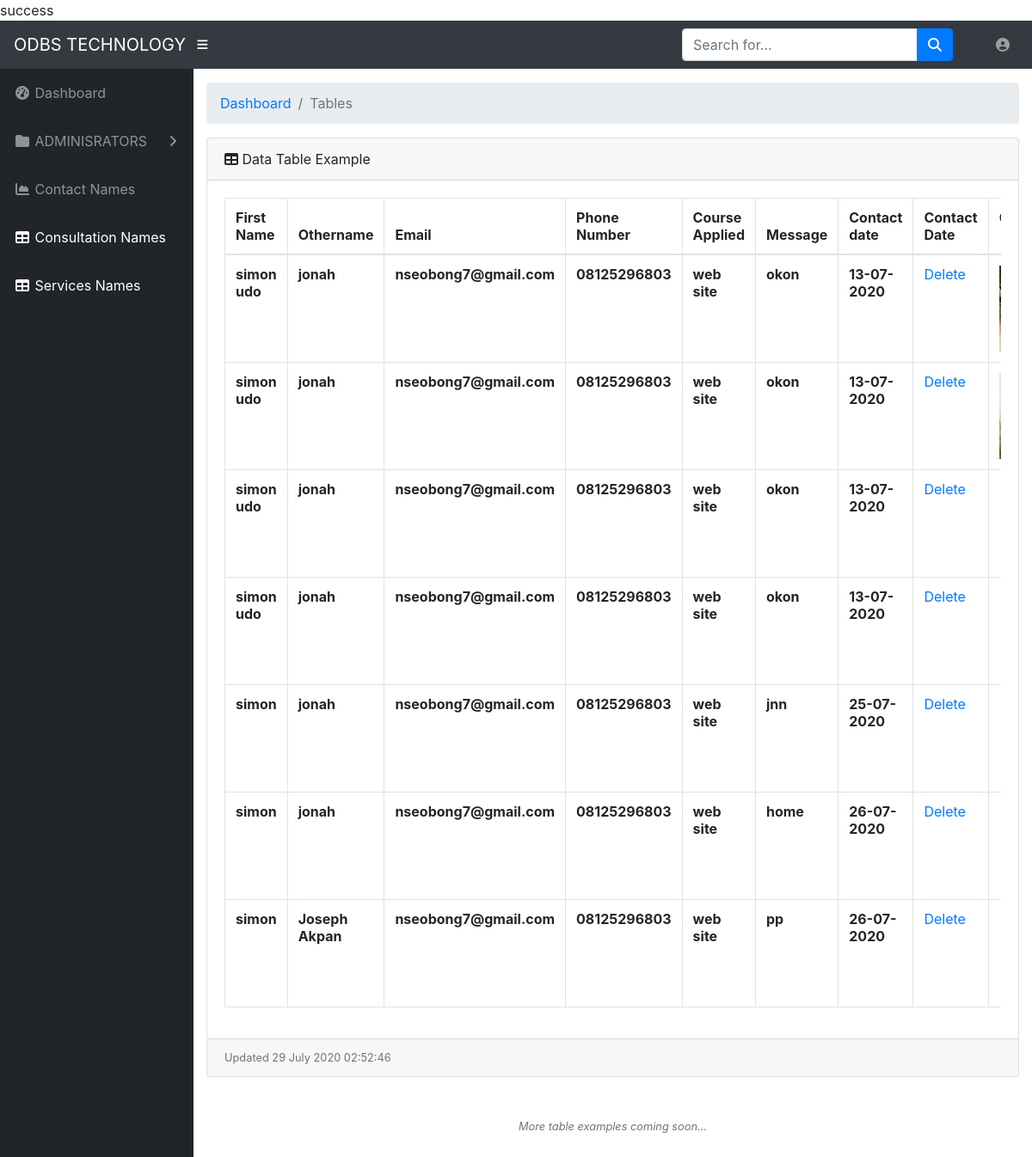
The app's page /odbsadmin/studentservices (signed in) with its own data.
### tables this page shows
CREATE TABLE `student` (
  `id` int(11) NOT NULL,
  `firstname` varchar(255) NOT NULL,
  `othername` varchar(255) NOT NULL,
  `email` varchar(255) NOT NULL,
  `phone` varchar(255) NOT NULL,
  `course_name` varchar(255) NOT NULL,
  `message` text NOT NULL,
  `studentusername` varchar(255) NOT NULL,
  `studentpassword` varchar(255) NOT NULL,
  `images` text NOT NULL,
  `date` date NOT NULL DEFAULT current_timestamp()
);

### odbsadmin/views/studentservices.php (the view, shortened to what this page needs)
<?php require_once 'common/header.php'; ?>
<body id="page-top">
  <nav class="navbar navbar-expand navbar-dark bg-dark static-top">
    <a class="navbar-brand mr-1" href="dashboard">ODBS TECHNOLOGY</a>
    <button class="btn btn-link btn-sm text-white order-1 order-sm-0" id="sidebarToggle" href="#">
      <i class="fas fa-bars"></i>
    </button>
    <form class="d-none d-md-inline-block form-inline ml-auto mr-0 mr-md-3 my-2 my-md-0">
      <div class="input-group">
        <input type="text" class="form-control" placeholder="Search for..." aria-label="Search" aria-describedby="basic-addon2">
        <div class="input-group-append">
          <button class="btn btn-primary" type="button">
            <i class="fas fa-search"></i>
          </button>
        </div>
      </div>
    </form>
    <ul class="navbar-nav ml-auto ml-md-0">
      <li class="nav-item dropdown no-arrow mx-1">
        <a class="nav-link dropdown-toggle" href="#" id="alertsDropdown" role="button" data-toggle="dropdown" aria-haspopup="true" aria-expanded="false"></a>
      </li>
      <li class="nav-item dropdown no-arrow">
        <a class="nav-link dropdown-toggle" href="#" id="userDropdown" role="button" data-toggle="dropdown" aria-haspopup="true" aria-expanded="false">
          <i class="fas fa-user-circle fa-fw"></i>
        </a>
      </li>
    </ul>
  </nav>
  <div id="wrapper">
    <ul class="sidebar navbar-nav">
      <li class="nav-item">
        <a class="nav-link" href="<?php echo HOME; ?>dashboard">
          <i class="fas fa-fw fa-tachometer-alt"></i>
          <span>Dashboard</span>
        </a>
      </li>
        <li class="nav-item dropdown">
        <a class="nav-link dropdown-toggle" href="#" id="pagesDropdown" role="button" data-toggle="dropdown" aria-haspopup="true" aria-expanded="false">
          <i class="fas fa-fw fa-folder"></i>
          <span>ADMINISRATORS</span>
        </a>
      </li>
      <li class="nav-item">
        <a class="nav-link" href="<?php echo HOME; ?>contact">
          <i class="fas fa-fw fa-chart-area"></i>
          <span>Contact Names</span></a>
      </li>
      <li class="nav-item active">
        <a class="nav-link" href="<?php echo HOME; ?>consultation">
          <i class="fas fa-fw fa-table"></i>
          <span>Consultation Names</span></a>
      </li>
      <li class="nav-item active">
        <a class="nav-link" href="<?php echo HOME; ?>sevices_tables">
          <i class="fas fa-fw fa-table"></i>
          <span>Services Names</span></a>
      </li>
    </ul>
    <div id="content-wrapper">
      <div class="container-fluid">
        <ol class="breadcrumb">
          <li class="breadcrumb-item">
            <a href="#">Dashboard</a>
          </li>
          <li class="breadcrumb-item active">Tables</li>
        </ol>
        <div class="card mb-3">
          <div class="card-header">
            <i class="fas fa-table"></i>
            Data Table Example</div>
          <div class="card-body">
            <div class="table-responsive">
              <table class="table table-bordered" id="dmataTable" width="100%" cellspacing="0">
                <thead>
                  <tr>
                    <th>First Name</th>
                    <th>Othername</th>
                    <th>Email</th>
                    <th>Phone Number</th>
                    <th>Course Applied</th>
                    <th>Message</th>
                    <th>Contact date</th>
                    <th>Contact Date</th>
                    <td>Certificate</td>
                  </tr>
                </thead>
                <tbody>
                  <?php
                  if (count($students) > 0) {
                  foreach ($students as $student) {
                    $id = $student['id'];
                    $firstname = $student['firstname'];
                     $othername = $student['othername'];
                    $email = $student['email'];
                    $phone = $student['phone'];
                     $course_name = $student['course_name'];
                    $message = $student['message'];
                    $images = $student['images'];
                    $date = date('d-m-Y', strtotime($student['date']));
                    echo "<tr>";
                    echo"<th>$firstname</th>";
                    echo"<th>$othername</th>";
                    echo"<th>$email</th>";
                    echo"<th>$phone</th>";
                    echo"<th>$course_name</th>";
                    echo"<th>$message</th>";
                    echo"<th>$date</th>";
                    echo " <td><a href='delete_student?id={$id}'>Delete</a></td>";
                     echo "<td><img class = 'img-responsonsive' style='width: 100px; height: 100px;' src='../".$images."' alt='images'></td>";
                  }
                }
                   ?>
                </tbody>
              </table>
            </div>
          </div>
          <div class="card-footer small text-muted">Updated  <?php $date = new  dateTime("now");  echo date_format($date, "d F Y h:i:s"); ?> </div>
        </div>
        <p class="small text-center text-muted my-5">
          <em>More table examples coming soon...</em>
        </p>
      </div>
    </div>
  </div>
<?php require_once 'common/footer.php'; ?>

### records on screen
student: firstname "simon udo", othername "jonah", email "nseobong7@gmail.com", phone "08125296803", course_name "web site", message "okon", date "13-07-2020", images (picture)
student: firstname "simon udo", othername "jonah", email "nseobong7@gmail.com", phone "08125296803", course_name "web site", message "okon", date "13-07-2020", images (picture)
student: firstname "simon udo", othername "jonah", email "nseobong7@gmail.com", phone "08125296803", course_name "web site", message "okon", date "13-07-2020", images (picture)
student: firstname "simon udo", othername "jonah", email "nseobong7@gmail.com", phone "08125296803", course_name "web site", message "okon", date "13-07-2020", images (picture)
student: firstname "simon", othername "jonah", email "nseobong7@gmail.com", phone "08125296803", course_name "web site", message "jnn", date "25-07-2020", images (picture)
student: firstname "simon", othername "jonah", email "nseobong7@gmail.com", phone "08125296803", course_name "web site", message "home", date "26-07-2020", images (picture)
student: firstname "simon", othername "Joseph Akpan", email "nseobong7@gmail.com", phone "08125296803", course_name "web site", message "pp", date "26-07-2020", images (picture)

### other values on screen
date_format($date, "d F Y h:i:s") "29 July 2020 02:52:46"
